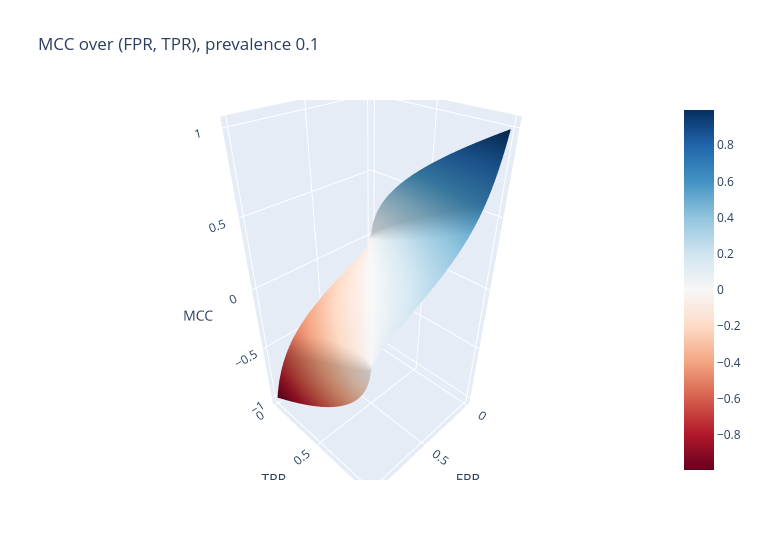

The notebook cell this image was saved under:
### Markdown cell above
### 9.2 Interactive Plotly version of the MCC surface

### Code cell
fig = go.Figure(go.Surface(x=fg[0], y=tg[:, 0], z=mm["MCC"], colorscale="RdBu")); fig.update_layout(title="MCC over (FPR, TPR), prevalence 0.1", width=760, height=560, scene=dict(xaxis_title="FPR", yaxis_title="TPR", zaxis_title="MCC")); fig.show()

### Figure 1 — Plotly figure (JSON) as saved in the notebook; plotly's stock layout.template omitted (floating-point values rounded to 4 significant figures; data arrays with more than 128 entries replaced by an {"elided": "..."} marker saying what was removed)
{"data": [{"colorscale": [[0.0, "rgb(103,0,31)"], [0.1, "rgb(178,24,43)"], [0.2, "rgb(214,96,77)"], [0.3, "rgb(244,165,130)"], [0.4, "rgb(253,219,199)"], [0.5, "rgb(247,247,247)"], [0.6, "rgb(209,229,240)"], [0.7, "rgb(146,197,222)"], [0.8, "rgb(67,147,195)"], [0.9, "rgb(33,102,172)"], [1.0, "rgb(5,48,97)"]], "type": "surface", "x": {"elided": "200 float values"}, "y": {"elided": "200 float values"}, "z": {"elided": "200x200 float values"}}], "layout": {"height": 560, "scene": {"xaxis": {"title": {"text": "FPR"}}, "yaxis": {"title": {"text": "TPR"}}, "zaxis": {"title": {"text": "MCC"}}}, "title": {"text": "MCC over (FPR, TPR), prevalence 0.1"}, "width": 760}}
